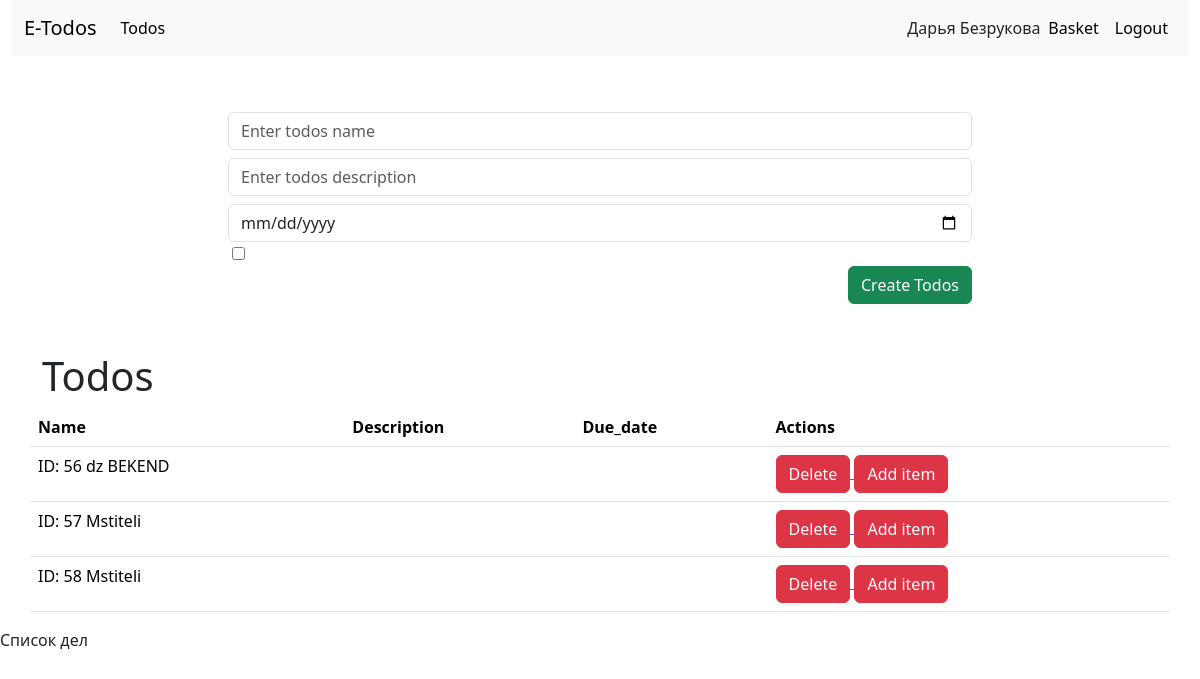
Screenshot of /todos/ (signed in) with the database file from the repository.
### todos/models.py (models this page shows)
class Todo(models.Model):
    title = models.CharField(null=False, max_length=255, default='')
    description = models.CharField(null=False, max_length=2000, default='')
    due_date = models.DateField(null=False, max_length=255, default='')
    status = models.BooleanField(null=False, default=0)
    owner = models.ForeignKey(User, on_delete=models.CASCADE, null=True)
    class Meta:
        verbose_name = 'Todo'
        verbose_name_plural = 'Todos'
    def __str__(self):
        return f'ID: {self.id} {self.title}'

### todos/views.py (the view, shortened to what this page needs)
# urls.py: path('todos/', todo_page_view, name='todo'),
def todo_page_view(request):
        if request.method == 'GET':
            form = CreateTodoForm()
            todos = Todo.objects.all()
            return render(request, 'todos/index.html', {'todos': todos, 'form': form})

### todos/forms.py
class CreateTodoForm(forms.Form):
    title = forms.CharField(min_length=1, max_length=255, required=True,
                            widget=forms.TextInput(attrs={'class': 'form-control',
                                                          'placeholder': 'Enter todos name'
                                                          }))
    description = forms.CharField(min_length=1, max_length=3000, required=False,
                                  widget=forms.TextInput(attrs={'class': 'form-control',
                                                                'placeholder': 'Enter todos description '
                                                                }))
    due_date = forms.DateField(required=True,
                               widget=forms.TextInput(attrs={'type': 'date', 'class': 'form-control',
                                                                'placeholder': 'Enter todos due_date'
                                                             }))
    status = forms.BooleanField(required=False,)

### todos/templates/todos/index.html (shortened to what this page needs)
{% extends 'base.html' %}
{% block content %}
        <div class="container-fluid">
            <div class="row">
                <div class="col-12">
                    {% include 'header.html' %}
                </div>
            </div>
        </div>
        <div class="container">
                <div class="col-8 offset-2">
                    <form action="{% url 'todo' %}" method="POST" class="my-5">
                        {% for field in form %}
                            <div class="md-3" >
                                    {{ field }}
                            </div>
                        {% endfor %}
                        <div class="d-flex justify-content-end">
                            <button class="btn btn-success" type="submit"> Create Todos </button>
                        </div>
                    </form>
                </div>
             <div class="row">
                 <div class="col-12">
                     <h1>Todos</h1>
                 </div>
                    {% if todos|length > 0 %}
                        <table class="table">
                          <thead>
                            <tr>
                              <th scope="col">Name</th>
                              <th scope="col">Description</th>
                              <th scope="col">Due_date</th>
                                <th scope="col">Actions</th>
                            </tr>
                          </thead>
                          <tbody>
                           {% for todo in todos %}
                                    <tr>
                                      <td>{{ todo }}</td>
                                      <td>{{ todo_details }}</td>
                                      <td>{{ delete_todo_page }}</td>
                                      <td>
                                           <a href="{% url 'delete_todo_page' pk=todo.id %}" class="delete-link">
                                               <button class="btn btn-danger">Delete</button>
                                           </a>
                                          <a href="{% url 'add_to_basket' pk=todo.id %}" class="delete-link">
                                               <button class="btn btn-danger">Add item</button>
                                           </a>
                                      </td>
                                    </tr>
                            {% endfor %}
                          </tbody>
                        </table>
                    {% else %}
                        <div class="col-12">
                            <p style="text-align: center;">Alas, No Magical Todos Found </p>
                        </div>
                    {% endif %}
            </div>
        </div>
{% endblock %}

### templates/header.html (shortened to what this page needs)
<nav class="navbar navbar-expand-lg bg-body-tertiary">
  <div class="container-fluid">
      <a class="navbar-brand" href="{% url 'index_page' %}">E-Todos</a>
    <div class="collapse navbar-collapse" id="navbarTogglerDemo02">
      <ul class="navbar-nav me-auto mb-2 mb-lg-0 ">
        <li class="nav-item">
          <a class="nav-link active" aria-current="page" href="{% url 'todo' %}">Todos</a>
        </li>
      </ul>
        <ul class="navbar-nav mb-2 mb-lg-0 d-flex justify-content-end align-items-center">
                {% if user.is_authenticated %}
                <li class="nav-item">
                    {{ user.first_name }} {{ user.last_name}}
                </li>
                <li class="nav-item">
                    <a class="nav-link active" aria-current="page" href="{% url 'basket' %}">Basket</a>
                </li>
                <li class="nav-item">
                    <a class="nav-link active" aria-current="page" href="{% url 'logout' %}">Logout</a>
                </li>
                {% endif %}
            </ul>
    </div>
  </div>
</nav>

### rows the page displays
Todo: id+title "ID: 56 dz BEKEND"
Todo: id+title "ID: 57 Mstiteli"
Todo: id+title "ID: 58 Mstiteli"

### other values shown
{{ user.first_name }} "Дарья"
{{ user.last_name }} "Безрукова"
